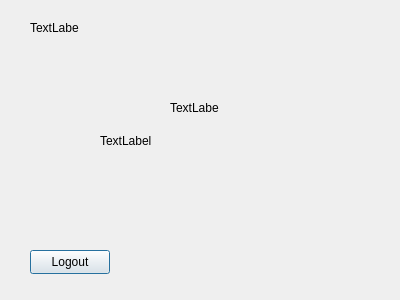
<?xml version="1.0" encoding="UTF-8"?>
<ui version="4.0">
 <class>WelcomeWindow</class>
 <widget class="QDialog" name="WelcomeWindow">
  <property name="geometry">
   <rect>
    <x>0</x>
    <y>0</y>
    <width>400</width>
    <height>300</height>
   </rect>
  </property>
  <property name="windowTitle">
   <string>Dialog</string>
  </property>
  <widget class="QLabel" name="hello">
   <property name="geometry">
    <rect>
     <x>30</x>
     <y>20</y>
     <width>49</width>
     <height>16</height>
    </rect>
   </property>
   <property name="text">
    <string>TextLabel</string>
   </property>
  </widget>
  <widget class="QLabel" name="pic">
   <property name="geometry">
    <rect>
     <x>100</x>
     <y>80</y>
     <width>191</width>
     <height>121</height>
    </rect>
   </property>
   <property name="text">
    <string>TextLabel</string>
   </property>
  </widget>
  <widget class="QLabel" name="welcome">
   <property name="geometry">
    <rect>
     <x>170</x>
     <y>100</y>
     <width>49</width>
     <height>16</height>
    </rect>
   </property>
   <property name="text">
    <string>TextLabel</string>
   </property>
  </widget>
  <widget class="QPushButton" name="logout_push">
   <property name="geometry">
    <rect>
     <x>30</x>
     <y>250</y>
     <width>80</width>
     <height>24</height>
    </rect>
   </property>
   <property name="text">
    <string>Logout</string>
   </property>
  </widget>
 </widget>
 <resources/>
 <connections/>
</ui>
